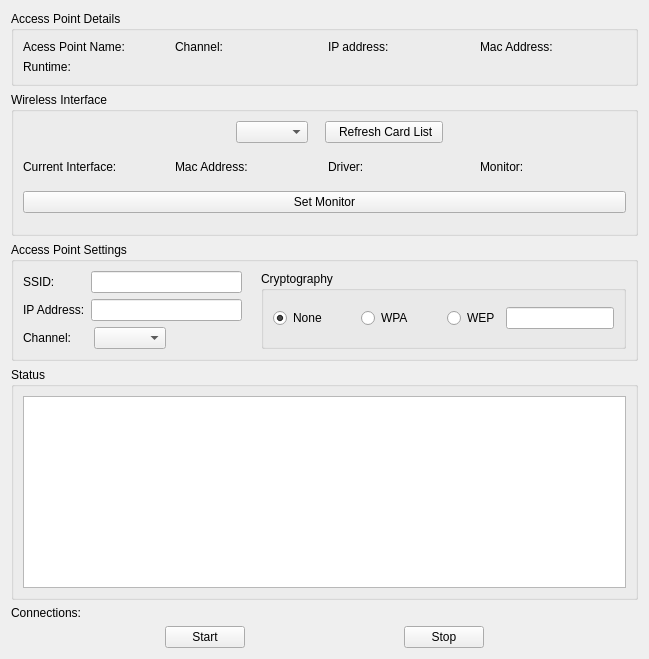
      <widget class="QWidget" name="tab_5">
       <attribute name="title">
        <string>Fake Access Point</string>
       </attribute>
       <layout class="QVBoxLayout" name="verticalLayout_36">
        <item>
         <widget class="QGroupBox" name="groupBox_15">
          <property name="title">
           <string>Access Point Details</string>
          </property>
          <layout class="QVBoxLayout" name="verticalLayout_35">
           <item>
            <layout class="QVBoxLayout" name="verticalLayout_34">
             <item>
              <layout class="QHBoxLayout" name="horizontalLayout_40">
               <item>
                <widget class="QLabel" name="access_point_label">
                 <property name="text">
                  <string>Acess Point Name:</string>
                 </property>
                </widget>
               </item>
               <item>
                <widget class="QLabel" name="channel_label">
                 <property name="text">
                  <string>Channel:</string>
                 </property>
                </widget>
               </item>
               <item>
                <widget class="QLabel" name="ip_address_label">
                 <property name="text">
                  <string>IP address:</string>
                 </property>
                </widget>
               </item>
               <item>
                <widget class="QLabel" name="main_mac_address_label">
                 <property name="text">
                  <string>Mac Address:</string>
                 </property>
                </widget>
               </item>
              </layout>
             </item>
             <item>
              <widget class="QLabel" name="access_runtime">
               <property name="text">
                <string>Runtime:</string>
               </property>
              </widget>
             </item>
            </layout>
           </item>
          </layout>
         </widget>
        </item>
        <item>
         <widget class="QGroupBox" name="groupBox_14">
          <property name="title">
           <string>Wireless Interface </string>
          </property>
          <layout class="QVBoxLayout" name="verticalLayout_32">
           <item>
            <layout class="QHBoxLayout" name="horizontalLayout_42">
             <item>
              <spacer name="horizontalSpacer_33">
               <property name="orientation">
                <enum>Qt::Horizontal</enum>
               </property>
               <property name="sizeType">
                <enum>QSizePolicy::Fixed</enum>
               </property>
               <property name="sizeHint" stdset="0">
                <size>
                 <width>213</width>
                 <height>20</height>
                </size>
               </property>
              </spacer>
             </item>
             <item>
              <layout class="QHBoxLayout" name="horizontalLayout_41">
               <item>
                <widget class="QComboBox" name="comboBox">
                 <property name="enabled">
                  <bool>true</bool>
                 </property>
                 <property name="sizePolicy">
                  <sizepolicy hsizetype="Preferred" vsizetype="Preferred">
                   <horstretch>0</horstretch>
                   <verstretch>0</verstretch>
                  </sizepolicy>
                 </property>
                 <property name="toolTip">
                  <string>&lt;!DOCTYPE HTML PUBLIC &quot;-//W3C//DTD HTML 4.0//EN&quot; &quot;http://www.w3.org/TR/REC-html40/strict.dtd&quot;&gt;
&lt;html&gt;&lt;head&gt;&lt;meta name=&quot;qrichtext&quot; content=&quot;1&quot; /&gt;&lt;style type=&quot;text/css&quot;&gt;
p, li { white-space: pre-wrap; }
&lt;/style&gt;&lt;/head&gt;&lt;body style=&quot; font-family:'MS Shell Dlg 2'; font-size:7pt; font-weight:400; font-style:normal;&quot;&gt;
&lt;p style=&quot; margin-top:0px; margin-bottom:0px; margin-left:0px; margin-right:0px; -qt-block-indent:0; text-indent:0px;&quot;&gt;Select the wireless interface card you would like to use&lt;/p&gt;
&lt;p style=&quot;-qt-paragraph-type:empty; margin-top:0px; margin-bottom:0px; margin-left:0px; margin-right:0px; -qt-block-indent:0; text-indent:0px;&quot;&gt;&lt;/p&gt;&lt;/body&gt;&lt;/html&gt;</string>
                 </property>
                </widget>
               </item>
               <item>
                <spacer name="horizontalSpacer_35">
                 <property name="orientation">
                  <enum>Qt::Horizontal</enum>
                 </property>
                 <property name="sizeType">
                  <enum>QSizePolicy::Fixed</enum>
                 </property>
                 <property name="sizeHint" stdset="0">
                  <size>
                   <width>11</width>
                   <height>20</height>
                  </size>
                 </property>
                </spacer>
               </item>
               <item>
                <widget class="QPushButton" name="refresh_button">
                 <property name="sizePolicy">
                  <sizepolicy hsizetype="Fixed" vsizetype="Preferred">
                   <horstretch>0</horstretch>
                   <verstretch>0</verstretch>
                  </sizepolicy>
                 </property>
                 <property name="toolTip">
                  <string>&lt;!DOCTYPE HTML PUBLIC &quot;-//W3C//DTD HTML 4.0//EN&quot; &quot;http://www.w3.org/TR/REC-html40/strict.dtd&quot;&gt;
&lt;html&gt;&lt;head&gt;&lt;meta name=&quot;qrichtext&quot; content=&quot;1&quot; /&gt;&lt;style type=&quot;text/css&quot;&gt;
p, li { white-space: pre-wrap; }
&lt;/style&gt;&lt;/head&gt;&lt;body style=&quot; font-family:'MS Shell Dlg 2'; font-size:7pt; font-weight:400; font-style:normal;&quot;&gt;
&lt;p style=&quot; margin-top:0px; margin-bottom:0px; margin-left:0px; margin-right:0px; -qt-block-indent:0; text-indent:0px;&quot;&gt;click to refresh list of newly inserted interface cards&lt;/p&gt;&lt;/body&gt;&lt;/html&gt;</string>
                 </property>
                 <property name="text">
                  <string>   Refresh Card List  </string>
                 </property>
                </widget>
               </item>
              </layout>
             </item>
             <item>
              <spacer name="horizontalSpacer_34">
               <property name="orientation">
                <enum>Qt::Horizontal</enum>
               </property>
               <property name="sizeType">
                <enum>QSizePolicy::Fixed</enum>
               </property>
               <property name="sizeHint" stdset="0">
                <size>
                 <width>183</width>
                 <height>20</height>
                </size>
               </property>
              </spacer>
             </item>
            </layout>
           </item>
           <item>
            <spacer name="verticalSpacer_2">
             <property name="orientation">
              <enum>Qt::Vertical</enum>
             </property>
             <property name="sizeType">
              <enum>QSizePolicy::Fixed</enum>
             </property>
             <property name="sizeHint" stdset="0">
              <size>
               <width>20</width>
               <height>11</height>
              </size>
             </property>
            </spacer>
           </item>
           <item>
            <layout class="QHBoxLayout" name="horizontalLayout_38">
             <item>
              <widget class="QLabel" name="acess_interface">
               <property name="text">
                <string>Current Interface:</string>
               </property>
              </widget>
             </item>
             <item>
              <widget class="QLabel" name="mac_address_label">
               <property name="text">
                <string>Mac Address:</string>
               </property>
              </widget>
             </item>
             <item>
              <widget class="QLabel" name="driver_label">
               <property name="text">
                <string>Driver:</string>
               </property>
              </widget>
             </item>
             <item>
              <widget class="QLabel" name="monitor_label">
               <property name="text">
                <string>Monitor:</string>
               </property>
              </widget>
             </item>
            </layout>
           </item>
           <item>
            <spacer name="verticalSpacer_3">
             <property name="orientation">
              <enum>Qt::Vertical</enum>
             </property>
             <property name="sizeType">
              <enum>QSizePolicy::Fixed</enum>
             </property>
             <property name="sizeHint" stdset="0">
              <size>
               <width>20</width>
               <height>11</height>
              </size>
             </property>
            </spacer>
           </item>
           <item>
            <layout class="QHBoxLayout" name="horizontalLayout_39">
             <item>
              <widget class="QPushButton" name="monitor_button">
               <property name="sizePolicy">
                <sizepolicy hsizetype="Minimum" vsizetype="Preferred">
                 <horstretch>0</horstretch>
                 <verstretch>0</verstretch>
                </sizepolicy>
               </property>
               <property name="toolTip">
                <string>&lt;!DOCTYPE HTML PUBLIC &quot;-//W3C//DTD HTML 4.0//EN&quot; &quot;http://www.w3.org/TR/REC-html40/strict.dtd&quot;&gt;
&lt;html&gt;&lt;head&gt;&lt;meta name=&quot;qrichtext&quot; content=&quot;1&quot; /&gt;&lt;style type=&quot;text/css&quot;&gt;
p, li { white-space: pre-wrap; }
&lt;/style&gt;&lt;/head&gt;&lt;body style=&quot; font-family:'MS Shell Dlg 2'; font-size:7pt; font-weight:400; font-style:normal;&quot;&gt;
&lt;p style=&quot; margin-top:0px; margin-bottom:0px; margin-left:0px; margin-right:0px; -qt-block-indent:0; text-indent:0px;&quot;&gt;click to place wirless card on monitor mode&lt;/p&gt;&lt;/body&gt;&lt;/html&gt;</string>
               </property>
               <property name="text">
                <string>Set Monitor</string>
               </property>
              </widget>
             </item>
             <item>
              <spacer name="verticalSpacer">
               <property name="orientation">
                <enum>Qt::Vertical</enum>
               </property>
               <property name="sizeType">
                <enum>QSizePolicy::Preferred</enum>
               </property>
               <property name="sizeHint" stdset="0">
                <size>
                 <width>0</width>
                 <height>18</height>
                </size>
               </property>
              </spacer>
             </item>
            </layout>
           </item>
           <item>
            <spacer name="verticalSpacer_4">
             <property name="orientation">
              <enum>Qt::Vertical</enum>
             </property>
             <property name="sizeType">
              <enum>QSizePolicy::Fixed</enum>
             </property>
             <property name="sizeHint" stdset="0">
              <size>
               <width>20</width>
               <height>11</height>
              </size>
             </property>
            </spacer>
           </item>
          </layout>
         </widget>
        </item>
        <item>
         <widget class="QGroupBox" name="groupBox_16">
          <property name="title">
           <string>Access Point Settings</string>
          </property>
          <layout class="QVBoxLayout" name="verticalLayout_33">
           <item>
            <layout class="QHBoxLayout" name="horizontalLayout_37">
             <item>
              <layout class="QVBoxLayout" name="verticalLayout_31">
               <item>
                <layout class="QHBoxLayout" name="horizontalLayout_35">
                 <item>
                  <layout class="QVBoxLayout" name="verticalLayout_28">
                   <item>
                    <widget class="QLabel" name="label_36">
                     <property name="text">
                      <string>SSID:</string>
                     </property>
                    </widget>
                   </item>
                   <item>
                    <widget class="QLabel" name="label_37">
                     <property name="text">
                      <string>IP Address:</string>
                     </property>
                    </widget>
                   </item>
                  </layout>
                 </item>
                 <item>
                  <layout class="QVBoxLayout" name="verticalLayout_27">
                   <item>
                    <widget class="QLineEdit" name="access_name_edit">
                     <property name="toolTip">
                      <string>&lt;!DOCTYPE HTML PUBLIC &quot;-//W3C//DTD HTML 4.0//EN&quot; &quot;http://www.w3.org/TR/REC-html40/strict.dtd&quot;&gt;
&lt;html&gt;&lt;head&gt;&lt;meta name=&quot;qrichtext&quot; content=&quot;1&quot; /&gt;&lt;style type=&quot;text/css&quot;&gt;
p, li { white-space: pre-wrap; }
&lt;/style&gt;&lt;/head&gt;&lt;body style=&quot; font-family:'MS Shell Dlg 2'; font-size:7pt; font-weight:400; font-style:normal;&quot;&gt;
&lt;p style=&quot; margin-top:0px; margin-bottom:0px; margin-left:0px; margin-right:0px; -qt-block-indent:0; text-indent:0px;&quot;&gt;input the name of the access point&lt;/p&gt;&lt;/body&gt;&lt;/html&gt;</string>
                     </property>
                    </widget>
                   </item>
                   <item>
                    <widget class="QLineEdit" name="ip_address_label_2">
                     <property name="toolTip">
                      <string>&lt;!DOCTYPE HTML PUBLIC &quot;-//W3C//DTD HTML 4.0//EN&quot; &quot;http://www.w3.org/TR/REC-html40/strict.dtd&quot;&gt;
&lt;html&gt;&lt;head&gt;&lt;meta name=&quot;qrichtext&quot; content=&quot;1&quot; /&gt;&lt;style type=&quot;text/css&quot;&gt;
p, li { white-space: pre-wrap; }
&lt;/style&gt;&lt;/head&gt;&lt;body style=&quot; font-family:'MS Shell Dlg 2'; font-size:7pt; font-weight:400; font-style:normal;&quot;&gt;
&lt;p style=&quot; margin-top:0px; margin-bottom:0px; margin-left:0px; margin-right:0px; -qt-block-indent:0; text-indent:0px;&quot;&gt;input an ip adress you would like to bind access point to e.g 192.168.0.1&lt;/p&gt;&lt;/body&gt;&lt;/html&gt;</string>
                     </property>
                    </widget>
                   </item>
                  </layout>
                 </item>
                </layout>
               </item>
               <item>
                <layout class="QHBoxLayout" name="horizontalLayout_36">
                 <item>
                  <widget class="QLabel" name="label_38">
                   <property name="text">
                    <string>Channel:     </string>
                   </property>
                  </widget>
                 </item>
                 <item>
                  <widget class="QComboBox" name="channel_combo">
                   <property name="toolTip">
                    <string>&lt;!DOCTYPE HTML PUBLIC &quot;-//W3C//DTD HTML 4.0//EN&quot; &quot;http://www.w3.org/TR/REC-html40/strict.dtd&quot;&gt;
&lt;html&gt;&lt;head&gt;&lt;meta name=&quot;qrichtext&quot; content=&quot;1&quot; /&gt;&lt;style type=&quot;text/css&quot;&gt;
p, li { white-space: pre-wrap; }
&lt;/style&gt;&lt;/head&gt;&lt;body style=&quot; font-family:'MS Shell Dlg 2'; font-size:7pt; font-weight:400; font-style:normal;&quot;&gt;
&lt;p style=&quot; margin-top:0px; margin-bottom:0px; margin-left:0px; margin-right:0px; -qt-block-indent:0; text-indent:0px;&quot;&gt;select the channel you would like the access point run (default is channel 1)&lt;/p&gt;&lt;/body&gt;&lt;/html&gt;</string>
                   </property>
                  </widget>
                 </item>
                 <item>
                  <spacer name="horizontalSpacer_36">
                   <property name="orientation">
                    <enum>Qt::Horizontal</enum>
                   </property>
                   <property name="sizeHint" stdset="0">
                    <size>
                     <width>40</width>
                     <height>20</height>
                    </size>
                   </property>
                  </spacer>
                 </item>
                </layout>
               </item>
              </layout>
             </item>
             <item>
              <spacer name="horizontalSpacer_27">
               <property name="orientation">
                <enum>Qt::Horizontal</enum>
               </property>
               <property name="sizeType">
                <enum>QSizePolicy::Fixed</enum>
               </property>
               <property name="sizeHint" stdset="0">
                <size>
                 <width>13</width>
                 <height>20</height>
                </size>
               </property>
              </spacer>
             </item>
             <item>
              <widget class="QGroupBox" name="groupBox_18">
               <property name="title">
                <string>Cryptography</string>
               </property>
               <layout class="QHBoxLayout" name="horizontalLayout_32">
                <item>
                 <layout class="QHBoxLayout" name="horizontalLayout_34">
                  <item>
                   <widget class="QRadioButton" name="rouge_radio">
                    <property name="text">
                     <string>None</string>
                    </property>
                    <property name="checked">
                     <bool>true</bool>
                    </property>
                   </widget>
                  </item>
                  <item>
                   <spacer name="horizontalSpacer_31">
                    <property name="orientation">
                     <enum>Qt::Horizontal</enum>
                    </property>
                    <property name="sizeType">
                     <enum>QSizePolicy::Fixed</enum>
                    </property>
                    <property name="sizeHint" stdset="0">
                     <size>
                      <width>28</width>
                      <height>11</height>
                     </size>
                    </property>
                   </spacer>
                  </item>
                  <item>
                   <widget class="QRadioButton" name="wpa_radio">
                    <property name="text">
                     <string>WPA</string>
                    </property>
                   </widget>
                  </item>
                  <item>
                   <spacer name="horizontalSpacer_32">
                    <property name="orientation">
                     <enum>Qt::Horizontal</enum>
                    </property>
                    <property name="sizeType">
                     <enum>QSizePolicy::Fixed</enum>
                    </property>
                    <property name="sizeHint" stdset="0">
                     <size>
                      <width>28</width>
                      <height>20</height>
                     </size>
                    </property>
                   </spacer>
                  </item>
                  <item>
                   <widget class="QRadioButton" name="wep_radio">
                    <property name="text">
                     <string>WEP</string>
                    </property>
                   </widget>
                  </item>
                  <item>
                   <widget class="QLineEdit" name="lineEdit"/>
                  </item>
                 </layout>
                </item>
               </layout>
              </widget>
             </item>
            </layout>
           </item>
          </layout>
         </widget>
        </item>
        <item>
         <widget class="QGroupBox" name="groupBox_17">
          <property name="title">
           <string>Status</string>
          </property>
          <layout class="QVBoxLayout" name="verticalLayout_29">
           <item>
            <widget class="QTextBrowser" name="access_textbrowser"/>
           </item>
          </layout>
         </widget>
        </item>
        <item>
         <layout class="QVBoxLayout" name="verticalLayout_30">
          <item>
           <widget class="QLabel" name="access_connection_label">
            <property name="text">
             <string>Connections:</string>
            </property>
           </widget>
          </item>
          <item>
           <layout class="QHBoxLayout" name="horizontalLayout_33">
            <item>
             <spacer name="horizontalSpacer_28">
              <property name="orientation">
               <enum>Qt::Horizontal</enum>
              </property>
              <property name="sizeHint" stdset="0">
               <size>
                <width>40</width>
                <height>20</height>
               </size>
              </property>
             </spacer>
            </item>
            <item>
             <widget class="QPushButton" name="access_start">
              <property name="toolTip">
               <string>&lt;!DOCTYPE HTML PUBLIC &quot;-//W3C//DTD HTML 4.0//EN&quot; &quot;http://www.w3.org/TR/REC-html40/strict.dtd&quot;&gt;
&lt;html&gt;&lt;head&gt;&lt;meta name=&quot;qrichtext&quot; content=&quot;1&quot; /&gt;&lt;style type=&quot;text/css&quot;&gt;
p, li { white-space: pre-wrap; }
&lt;/style&gt;&lt;/head&gt;&lt;body style=&quot; font-family:'MS Shell Dlg 2'; font-size:7pt; font-weight:400; font-style:normal;&quot;&gt;
&lt;p style=&quot; margin-top:0px; margin-bottom:0px; margin-left:0px; margin-right:0px; -qt-block-indent:0; text-indent:0px;&quot;&gt;Start Wireless Access Point&lt;/p&gt;&lt;/body&gt;&lt;/html&gt;</string>
              </property>
              <property name="text">
               <string>Start</string>
              </property>
             </widget>
            </item>
            <item>
             <spacer name="horizontalSpacer_29">
              <property name="orientation">
               <enum>Qt::Horizontal</enum>
              </property>
              <property name="sizeHint" stdset="0">
               <size>
                <width>40</width>
                <height>20</height>
               </size>
              </property>
             </spacer>
            </item>
            <item>
             <widget class="QPushButton" name="access_stop">
              <property name="toolTip">
               <string>&lt;!DOCTYPE HTML PUBLIC &quot;-//W3C//DTD HTML 4.0//EN&quot; &quot;http://www.w3.org/TR/REC-html40/strict.dtd&quot;&gt;
&lt;html&gt;&lt;head&gt;&lt;meta name=&quot;qrichtext&quot; content=&quot;1&quot; /&gt;&lt;style type=&quot;text/css&quot;&gt;
p, li { white-space: pre-wrap; }
&lt;/style&gt;&lt;/head&gt;&lt;body style=&quot; font-family:'MS Shell Dlg 2'; font-size:7pt; font-weight:400; font-style:normal;&quot;&gt;
&lt;p style=&quot; margin-top:0px; margin-bottom:0px; margin-left:0px; margin-right:0px; -qt-block-indent:0; text-indent:0px;&quot;&gt;Stop Wireless Access Point&lt;/p&gt;&lt;/body&gt;&lt;/html&gt;</string>
              </property>
              <property name="text">
               <string>Stop</string>
              </property>
             </widget>
            </item>
            <item>
             <spacer name="horizontalSpacer_30">
              <property name="orientation">
               <enum>Qt::Horizontal</enum>
              </property>
              <property name="sizeHint" stdset="0">
               <size>
                <width>40</width>
                <height>20</height>
               </size>
              </property>
             </spacer>
            </item>
           </layout>
          </item>
         </layout>
        </item>
       </layout>
      </widget>
